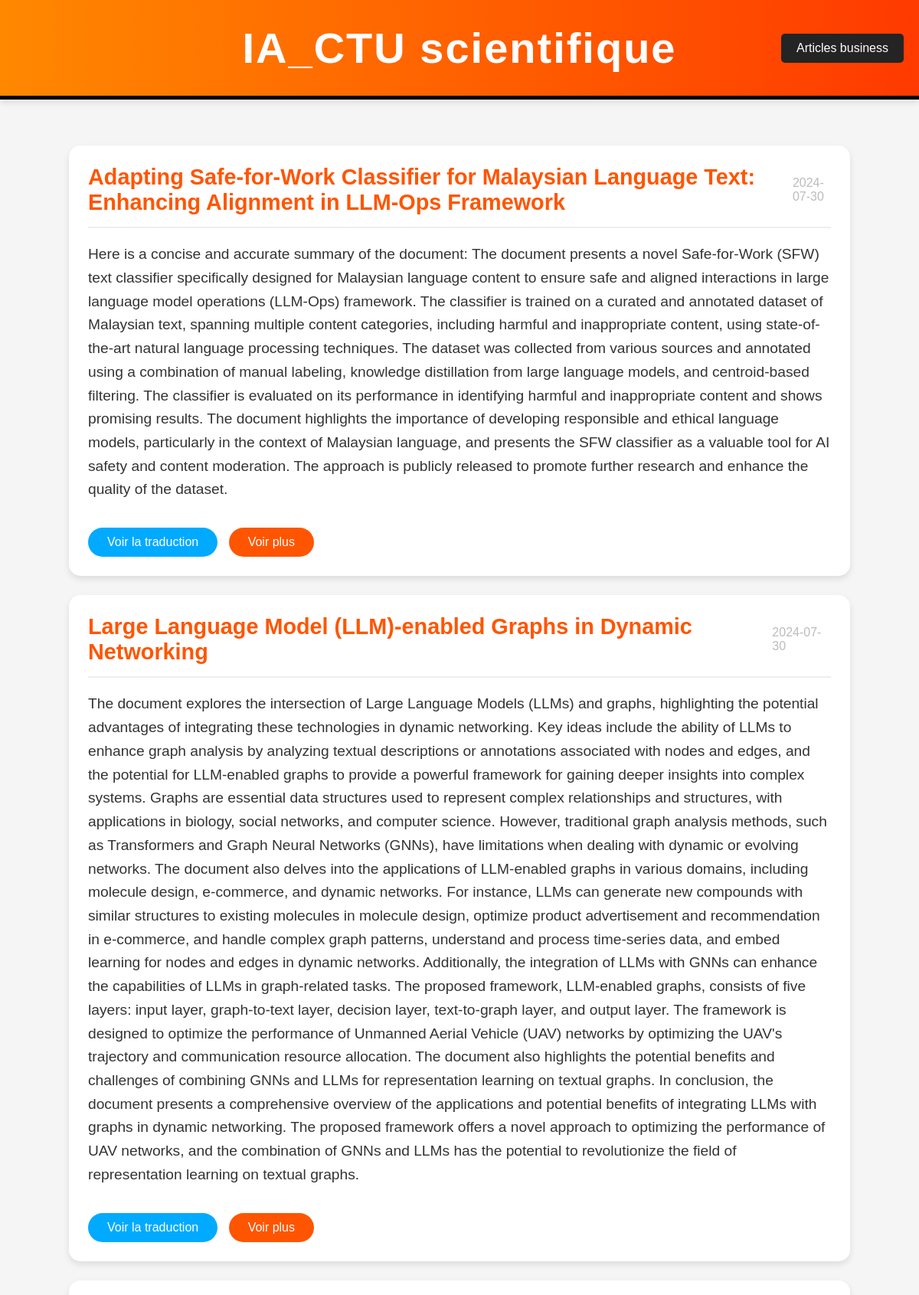
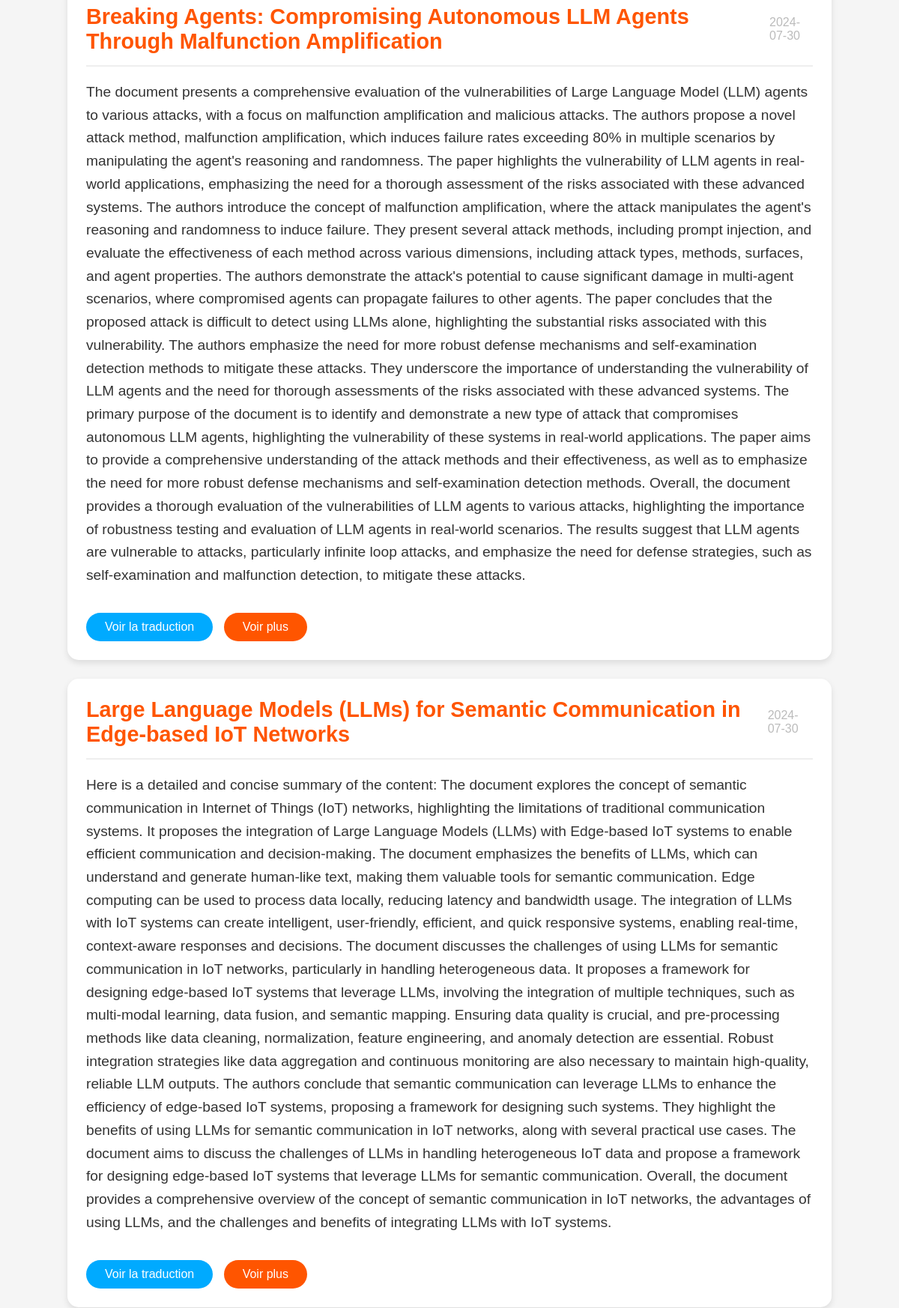
The app's page /index/ (upper part) with its own data (2 pictures, top to bottom).
### myapp/models.py (models this page shows, shortened)
class Article_scientifique(models.Model):
    title = models.CharField(max_length=200)
    date = models.CharField(max_length=100)  # Utilisation d'un CharField pour la date
    summary = models.TextField()
    resume_tr = models.TextField(blank=True, null=True)  # Champ pour le résumé traduit
    url = models.URLField()

### myapp/views.py (the view)
# urls.py: path('index/', index_view, name='index'),
def index_view(request):
    articles = Article_scientifique.objects.all()
    return render(request, 'index.html', {'articles': articles})

### myapp/templates/index.html (shortened to what this page needs)
<!DOCTYPE html>
<html lang="en">
<head>
    {% load static %}
    <link rel="stylesheet" href="{% static 'myapp/style.css' %}">
</head>
<body>
    <div class="banner">
        <h1>IA_CTU scientifique</h1>
        <a href="{% url 'articles_view' %}" class="back-to-articles-button">Articles business</a>
    </div>
    <div class="container">
        {% for article in articles %}
            <div class="article-bubble">
                <div class="article-header">
                    <h2>{{ article.title }}</h2>
                    <span class="article-date">{{ article.date }}</span>
                </div>
                <p class="article-summary">{{ article.summary }}</p>
                <button style="border:0px" class="article-link toggle-button" onclick="toggleText(event)">Voir la traduction</button>
                <a href="{{ article.url }}" class="article-link">Voir plus</a>
            </div>
        {% empty %}
            <p>No articles available.</p>
        {% endfor %}
    </div>
</body>
</html>

### myapp/static/myapp/style.css (style rules this page uses)
body { margin: 0; font-family: 'HelveticaNeue-Light', sans-serif; background-color: #f5f5f5; color: #333; }
.banner { background: linear-gradient(90deg, rgba(255,136,0,1) 0%, rgba(255,58,0,1) 100%); color: white; text-align: center; padding: 30px 0; border-bottom: 5px solid black; box-shadow: 0 4px 8px rgba(0, 0, 0, 0.1); position: relative; }
.banner h1 { margin: 0; font-size: 3.5em; font-weight: bold; letter-spacing: 2px; }
.banner .back-to-articles-button { position: absolute; right: 20px; top: 50%; transform: translateY(-50%); }
.container { width: 85%; margin: 40px auto; padding: 20px; }
.article-bubble { background-color: #fff; border-radius: 15px; box-shadow: 0 4px 8px rgba(0, 0, 0, 0.1); padding: 25px; margin-bottom: 25px; transition: transform 0.3s, box-shadow 0.3s; }
.article-header { display: flex; justify-content: space-between; align-items: center; border-bottom: 2px solid #eee; padding-bottom: 15px; margin-bottom: 15px; }
.article-header h2 { margin: 0; color: #ff5500; font-size: 1.8em; font-weight: 700; }
.article-date { color: #bbb; font-size: 1em; }
.article-summary, .article-trad { font-size: 1.2em; line-height: 1.6; }
.article-link { display: inline-block; margin-top: 15px; padding: 10px 25px; background-color: #ff5500; color: white; text-decoration: none; border-radius: 25px; font-size: 1em; transition: background-color 0.3s, transform 0.3s; border: none; cursor: pointer; }
.toggle-button { background-color: #00aaff; margin-right: 10px; border: none; cursor: pointer; padding: 10px 25px; border-radius: 25px; font-size: 1em; transition: background-color 0.3s, transform 0.3s; color: white; }
.back-to-articles-button { display: inline-block; padding: 10px 20px; background-color: rgb(36, 36, 36); color: white; text-decoration: none; border-radius: 5px; font-size: 1em; }

### records on screen
Article_scientifique: title "Adapting Safe-for-Work Classifier for Malaysian Language Text: Enhancing Alignment in LLM-Ops Framework", date "2024-07-30", summary "Here is a concise and accurate summary of the document: The document presents a novel Safe-for-Work (SFW) text classifier specifically designed for Malaysian language content to ensure safe and aligned interactions in large language model operations (LLM-Ops) framework. The classifier is trained on a curated and annotated dataset of Malaysian text, spanning multiple content categories, including harmful and inappropriate content, using state-of-the-art natural language processing techniques. The dataset was collected from various sources and annotated using a combination of manual labeling, knowledge distillation from large language models, and centroid-based filtering. The classifier is…"
Article_scientifique: title "Large Language Model (LLM)-enabled Graphs in Dynamic Networking", date "2024-07-30", summary "The document explores the intersection of Large Language Models (LLMs) and graphs, highlighting the potential advantages of integrating these technologies in dynamic networking. Key ideas include the ability of LLMs to enhance graph analysis by analyzing textual descriptions or annotations associated with nodes and edges, and the potential for LLM-enabled graphs to provide a powerful framework for gaining deeper insights into complex systems. Graphs are essential data structures used to represent complex relationships and structures, with applications in biology, social networks, and computer science. However, traditional graph analysis methods, such as Transformers and Graph Neural…"
Article_scientifique: title "Breaking Agents: Compromising Autonomous LLM Agents Through Malfunction Amplification", date "2024-07-30", summary "The document presents a comprehensive evaluation of the vulnerabilities of Large Language Model (LLM) agents to various attacks, with a focus on malfunction amplification and malicious attacks. The authors propose a novel attack method, malfunction amplification, which induces failure rates exceeding 80% in multiple scenarios by manipulating the agent's reasoning and randomness. The paper highlights the vulnerability of LLM agents in real-world applications, emphasizing the need for a thorough assessment of the risks associated with these advanced systems. The authors introduce the concept of malfunction amplification, where the attack manipulates the agent's reasoning and randomness to…"
Article_scientifique: title "Large Language Models (LLMs) for Semantic Communication in Edge-based IoT Networks", date "2024-07-30", summary "Here is a detailed and concise summary of the content: The document explores the concept of semantic communication in Internet of Things (IoT) networks, highlighting the limitations of traditional communication systems. It proposes the integration of Large Language Models (LLMs) with Edge-based IoT systems to enable efficient communication and decision-making. The document emphasizes the benefits of LLMs, which can understand and generate human-like text, making them valuable tools for semantic communication. Edge computing can be used to process data locally, reducing latency and bandwidth usage. The integration of LLMs with IoT systems can create intelligent, user-friendly, efficient, and…"
